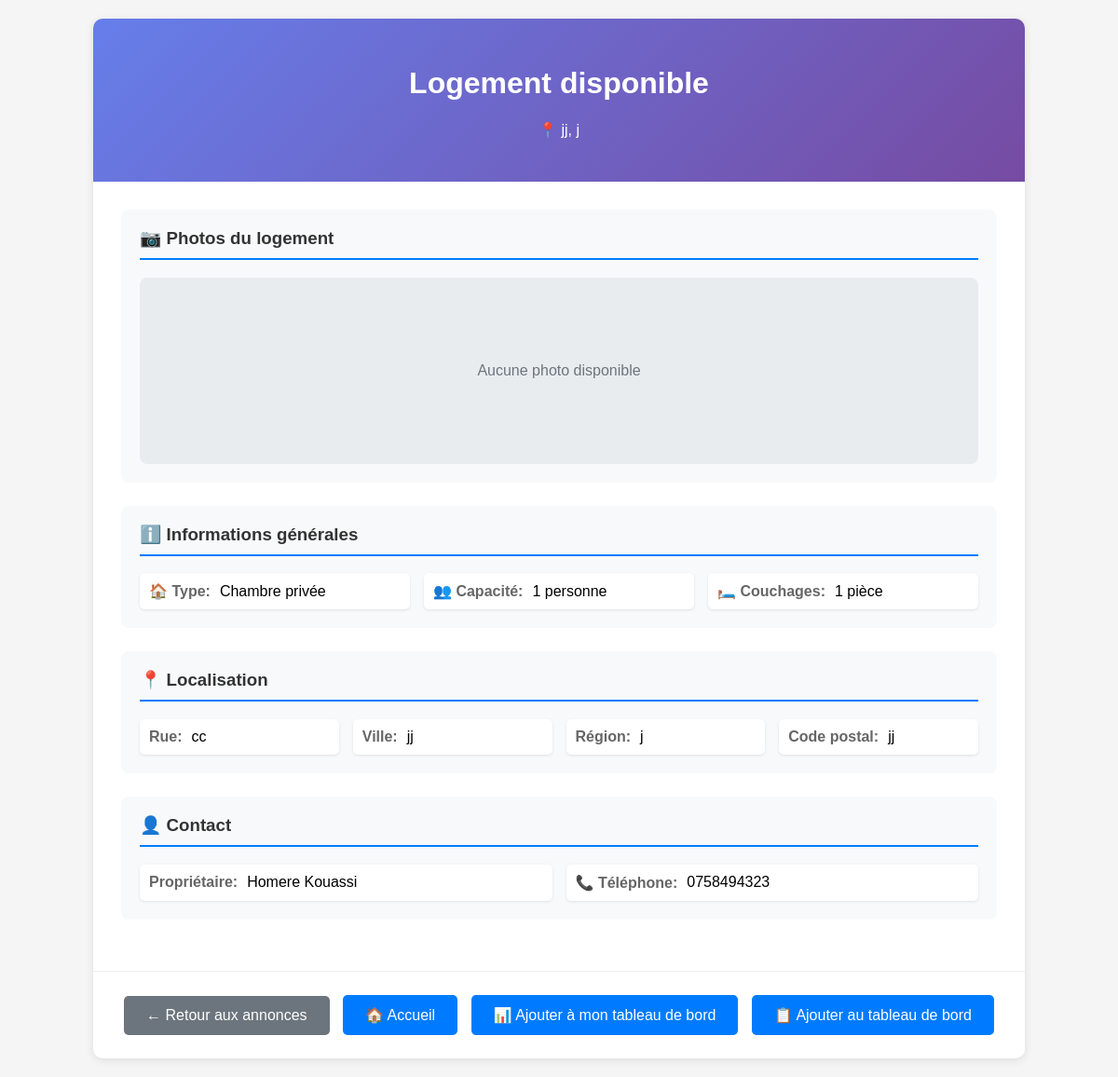
/annonce/detail_annonce/5/ (signed in), run on an earlier commit of the app's database.
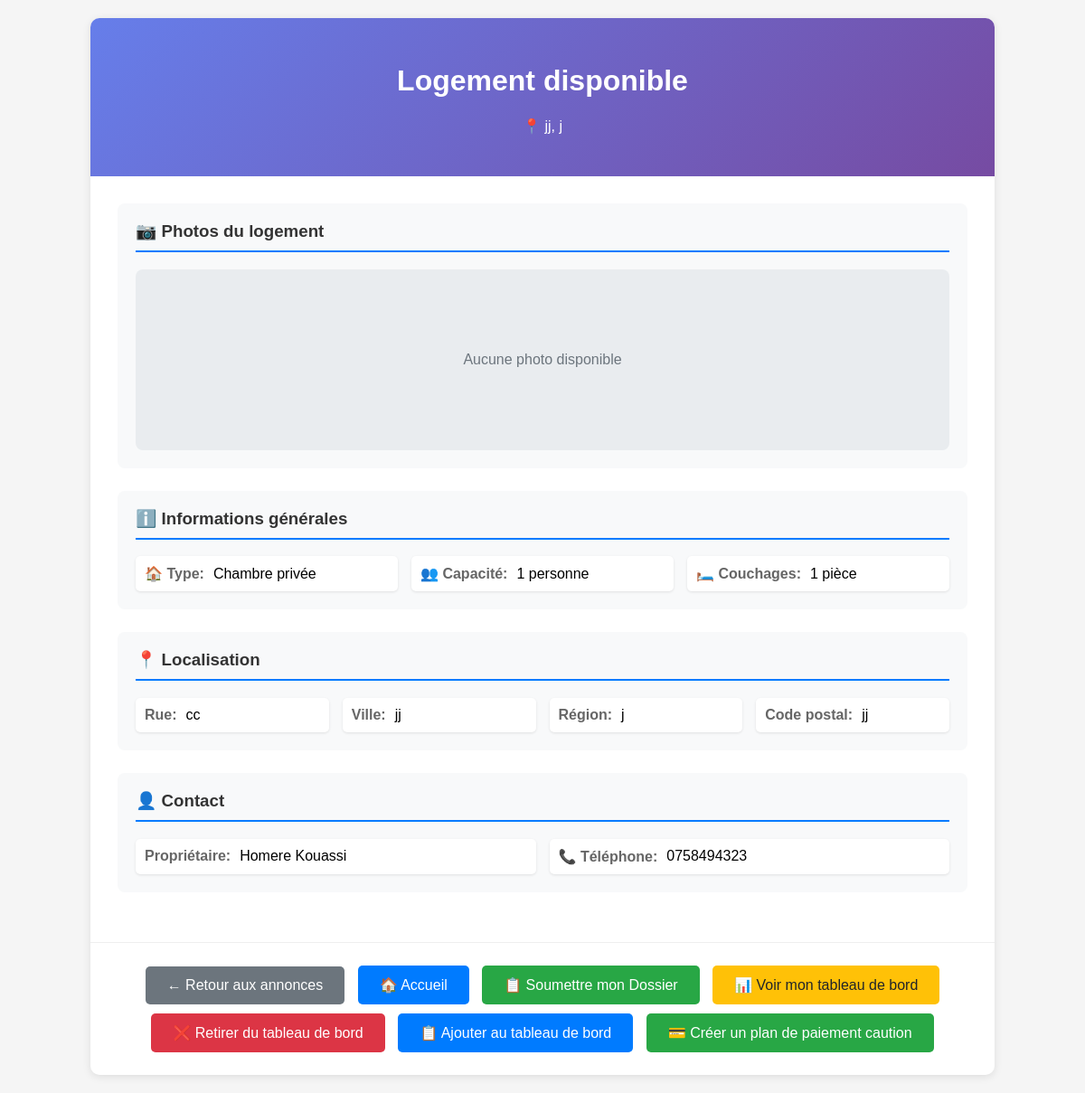
And on a later commit of the database.
### annonce/models.py (models this page shows)
class Annonce(models.Model):
    user = models.ForeignKey(
        settings.AUTH_USER_MODEL,
        null=True,
        on_delete=models.CASCADE,
        unique=False
    )
    class TypeHebergement(models.TextChoices):
        Appartemment = 'APPT', _('Appartemment')
        Maison = 'MAIS', _('Maison')
        Studio = 'STUD', _('Studio')
        Autre = 'OTHR', _('Autre')
    hebergement_choice = models.CharField(
        max_length=4,
        choices=TypeHebergement.choices,
        default=TypeHebergement.Appartemment,
        verbose_name="Type d'hébergement"
    )
    class TypeLocation(models.TextChoices):
        logement_entier = 'ENTR', _('Logement entier')
        chambre_privee = 'PRIV', _('Chambre privée')
        chambre_partagee = 'PART', _('Chambre partagée')
    type_location_choices = models.CharField(
        max_length=4,
        choices=TypeLocation.choices,
        default=TypeLocation.logement_entier,
        verbose_name="Location partielle ou totale"
    )
    categorie_logement = models.CharField(max_length=50, blank=True)
    titre_logement = models.CharField(max_length=50, blank=True)
    description = models.TextField(blank=True)
    nombre_personne = IntegerField(
        default=1,
        validators=[
            MaxValueValidator(20),
            MinValueValidator(1)
        ],
        blank=True
    )
    pieces_couchage = IntegerField(
        default=1,
        validators=[
            MaxValueValidator(10),
            MinValueValidator(1)
        ],
        blank=True
    )
    equipements = models.ManyToManyField(Equipements, blank=True)
    services = models.ManyToManyField(Services, blank=True)
    categorie_service = models.ManyToManyField(CategorieService, blank=True)
    charges = models.ManyToManyField(Charges, blank=True)
    dureeLocationMini = models.CharField(blank=True,null=True, max_length=50)
    dureeLocationMaxi = models.CharField(blank=True,null=True, max_length=50)
    loyer_tc = models.FloatField(max_length=50, blank=True, null=True)
    charges_loyer = models.FloatField(max_length=50, blank=True, null=True)
    reservation = models.OneToOneField(
        settings.AUTH_USER_MODEL,
        null=True,
        on_delete=models.CASCADE,
        unique=False,
        related_name = 'user_reserved'
    )
    reserved = models.BooleanField(default=False)
    locataire_interesse = models.ForeignKey(
        settings.AUTH_USER_MODEL,
        null=True,
        blank=True,
        on_delete=models.SET_NULL,
        related_name='annonces_interessees',
        verbose_name='Locataire intéressé'
    )
    address = models.OneToOneField(
        AdressAnnonce,
        on_delete=models.CASCADE,
        null=True,
    )

class AdressAnnonce(models.Model):
    rue = models.CharField(blank=True, max_length=20)
    voie = models.CharField(blank=True, max_length=35)
    ville = models.CharField(blank=True, max_length=20)
    region = models.CharField(blank=True, max_length=20)
    zipCode = models.CharField(blank=True, max_length=5)
    pays = models.CharField(blank=True, max_length=20)

### account/models.py (models this page shows, shortened)
class Account(AbstractBaseUser):
    email = models.EmailField(verbose_name="email", max_length=60, unique=True)
    date_joined = models.DateTimeField(verbose_name='date joined', auto_now_add=True)
    last_login = models.DateTimeField(verbose_name='last login', auto_now=True)
    is_admin = models.BooleanField(default=False)
    is_active = models.BooleanField(default=False)
    is_staff = models.BooleanField(default=False)
    is_superuser = models.BooleanField(default=False)
    first_name = models.CharField(max_length=50)
    last_name = models.CharField(max_length=50)
    telephone = models.CharField(max_length=10)
    photo_profil = models.ImageField(blank=True)
    photo_identite = models.ImageField(blank=True)
    photo_stream = models.ImageField(blank=True)
    class TypePackages(models.TextChoices):
        bronze = 'BRON', _('Bronze')
        silver = 'SILV', _('Silver')
        gold = 'GOLD', _('Gold')
    packages_type = models.CharField(
        max_length=4,
        choices=TypePackages.choices,
        default=TypePackages.bronze,
        verbose_name="Package"
    )
    class TypeLocataire(models.TextChoices):
        particulier = 'PART', _('Particulier')
        profesionnel = 'PROF', _('Profesionnel')
    typelocataire = models.CharField(
        max_length=4,
        choices=TypeLocataire.choices,
        default=TypeLocataire.particulier,
        verbose_name="Type de loueur"
    )
    USERNAME_FIELD = 'email'
    REQUIRED_FIELDS = ['first_name','last_name','telephone','typelocataire']
    objects = MyAccountManager()

### annonce/views.py (the view)
# urls.py: path('detail_annonce/<str:pk>/', views.detail_annonce, name='detail-annonce'),
def detail_annonce(request, pk):
    annonce = get_object_or_404(Annonce, pk=pk)
    images = ImageLogement.objects.filter(annonce=annonce)
    context = {
        'annonce': annonce,
        'images': images,
        'address': annonce.address
    }
    return render(request, 'annonce/detail_annonce.html', context)

### templates/annonce/detail_annonce.html (shortened to what this page needs)
<!DOCTYPE html>
<html lang="fr">
<head>
</head>
<body>
    <div class="container">
        <div class="header">
            <h1>{{ annonce.titre_logement|default:"Logement disponible" }}</h1>
            {% if address %}
            <p>📍 {{ address.ville }}, {{ address.region }}</p>
            {% endif %}
        </div>
        <div class="content">
            {% if images %}
            <div class="info-section">
                <h3>📷 Photos du logement</h3>
                <div class="image-gallery">
                    {% for image in images %}
                    <img src="{{ image.images.url }}" alt="Photo du logement">
                    {% endfor %}
                </div>
            </div>
            {% else %}
            <div class="info-section">
                <h3>📷 Photos du logement</h3>
                <div class="no-image">
                    Aucune photo disponible
                </div>
            </div>
            {% endif %}
            <div class="info-section">
                <h3>ℹ️ Informations générales</h3>
                <div class="info-grid">
                    <div class="info-item">
                        <strong>🏠 Type:</strong>
                        {{ annonce.get_type_location_choices_display|default:"Non spécifié" }}
                    </div>
                    {% if annonce.nombre_personne %}
                    <div class="info-item">
                        <strong>👥 Capacité:</strong>
                        {{ annonce.nombre_personne }} personne{{ annonce.nombre_personne|pluralize }}
                    </div>
                    {% endif %}
                    {% if annonce.pieces_couchage %}
                    <div class="info-item">
                        <strong>🛏️ Couchages:</strong>
                        {{ annonce.pieces_couchage }} pièce{{ annonce.pieces_couchage|pluralize }}
                    </div>
                    {% endif %}
                </div>
            </div>
            {% if address %}
            <div class="info-section">
                <h3>📍 Localisation</h3>
                <div class="info-grid">
                    {% if address.rue %}
                    <div class="info-item">
                        <strong>Rue:</strong>
                        {{ address.rue }}
                    </div>
                    {% endif %}
                    {% if address.ville %}
                    <div class="info-item">
                        <strong>Ville:</strong>
                        {{ address.ville }}
                    </div>
                    {% endif %}
                    {% if address.region %}
                    <div class="info-item">
                        <strong>Région:</strong>
                        {{ address.region }}
                    </div>
                    {% endif %}
                    {% if address.zipCode %}
                    <div class="info-item">
                        <strong>Code postal:</strong>
                        {{ address.zipCode }}
                    </div>
                    {% endif %}
                </div>
            </div>
            {% endif %}
            {% if annonce.user %}
            <div class="info-section">
                <h3>👤 Contact</h3>
                <div class="info-grid">
                    <div class="info-item">
                        <strong>Propriétaire:</strong>
                        {{ annonce.user.first_name }} {{ annonce.user.last_name }}
                    </div>
                    {% if annonce.user.telephone %}
                    <div class="info-item">
                        <strong>📞 Téléphone:</strong>
                        {{ annonce.user.telephone }}
                    </div>
                    {% endif %}
                </div>
            </div>
            {% endif %}
        </div>
        <div class="navigation">
            <a href="/conciergerie/" class="btn btn-secondary">← Retour aux annonces</a>
            <a href="/" class="btn">🏠 Accueil</a>
            {% if user.is_authenticated %}
                {% if user.typelocataire == 'PART' %}
                    {% if annonce.locataire_interesse == user %}
                        <a href="/soumission/" class="btn" style="background-color: #28a745;">📋 Soumettre mon Dossier</a>
                        <a href="/annonce/dashboard/list/" class="btn" style="background-color: #ffc107; color: #212529;">📊 Voir mon tableau de bord</a>
                        <a href="{% url 'annuler-selection-annonce' annonce.id %}" class="btn" style="background-color: #dc3545;">❌ Retirer du tableau de bord</a>
                    {% elif annonce.locataire_interesse %}
                        <span class="btn" style="background-color: #6c757d; cursor: not-allowed;">📊 Déjà sélectionnée par un autre locataire</span>
                    {% else %}
                        <a href="{% url 'ajouter-au-tableau-de-bord' annonce.id %}" class="btn">📊 Ajouter à mon tableau de bord</a>
                    {% endif %}
                {% else %}
                    <a href="/annonce/dashboard/list/" class="btn">📊 Mon tableau de bord</a>
                {% endif %}
            {% else %}
                <a href="/annonce/login-annonce/" class="btn">🔐 Se connecter pour soumettre un dossier</a>
            {% endif %}
            {% if user.is_authenticated and user.typelocataire == 'PART' %}
                    <a href="{% url 'ajouter-au-tableau-de-bord' annonce.id %}" class="btn-action">
                        📋 Ajouter au tableau de bord
                    </a>
                    {% if annonce.locataire_interesse == user %}
                        {% if not annonce.plan_paiement_caution %}
                            <a href="{% url 'creer-plan-caution' annonce.id %}" class="btn-action" style="background-color: #28a745;">
                                💳 Créer un plan de paiement caution
                            </a>
                        {% else %}
                            <a href="{% url 'voir_plan_paiement_caution' annonce.plan_paiement_caution.id %}" class="btn-action" style="background-color: #17a2b8;">
                                📊 Voir mon plan de paiement
                            </a>
                        {% endif %}
                    {% endif %}
                {% endif %}
        </div>
    </div>
</body>
</html>

### templates/annonce/detail_annonce.html (style rules this page uses)
body { font-family: Arial, sans-serif; margin: 0; padding: 20px; background-color: #f5f5f5; }
.container { max-width: 1000px; margin: 0 auto; background: white; border-radius: 10px; overflow: hidden; box-shadow: 0 2px 10px rgba(0,0,0,0.1); }
.header { background: linear-gradient(135deg, #667eea 0%, #764ba2 100%); color: white; padding: 30px; text-align: center; }
.content { padding: 30px; }
.info-section { margin-bottom: 25px; padding: 20px; background-color: #f8f9fa; border-radius: 8px; }
.info-section h3 { margin-top: 0; color: #333; border-bottom: 2px solid #007bff; padding-bottom: 10px; }
.info-grid { display: grid; grid-template-columns: repeat(auto-fit, minmax(200px, 1fr)); gap: 15px; }
.info-item { display: flex; align-items: center; padding: 10px; background: white; border-radius: 5px; box-shadow: 0 1px 3px rgba(0,0,0,0.1); }
.info-item strong { margin-right: 10px; color: #666; }
.btn { background-color: #007bff; color: white; padding: 12px 24px; border: none; border-radius: 5px; cursor: pointer; text-decoration: none; display: inline-block; margin: 5px; font-size: 16px; }
.btn-secondary { background-color: #6c757d; }
.navigation { text-align: center; padding: 20px; border-top: 1px solid #eee; }
.no-image { width: 100%; height: 200px; background-color: #e9ecef; display: flex; align-items: center; justify-content: center; color: #6c757d; border-radius: 8px; }
.btn-action { background-color: #007bff; color: white; padding: 12px 24px; border: none; border-radius: 5px; cursor: pointer; text-decoration: none; display: inline-block; margin: 5px; font-size: 16px; }

What changed in the data, as far as the page shows it:
changed Annonce "Logement disponible": locataire_interesse_id empty → 1 (drawn)
Also different on the page:
text no longer shown: "📊 Ajouter à mon tableau de bord"
text now shown: "📋 Soumettre mon Dossier 📊 Voir mon tableau de bord ❌ Retirer du tableau de bord 💳 Créer un plan de paiement caution"
